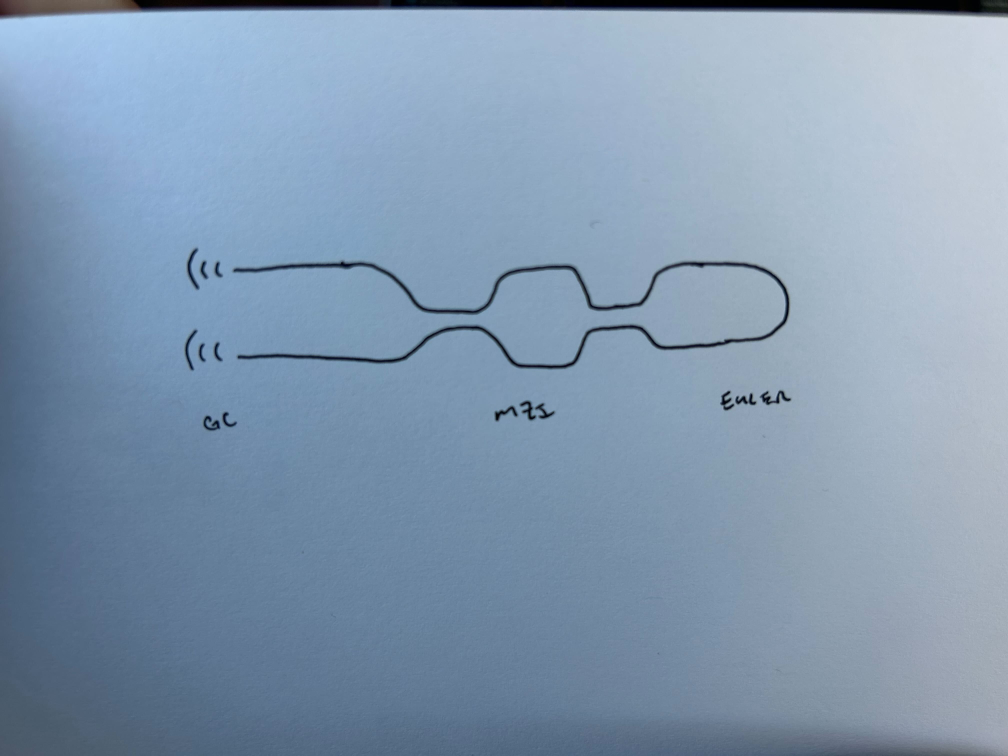
#> input picture vision/example_images/loopback_mirror.jpg, 4032 x 3024 px (shown at 1/4 size)
$ python translator_pipeline.py example_images/loopback_mirror.jpg
#> lines starting #> are read from the running program, lines starting #| are printed output that depends on the picture
### vision/grid_tools.py
"""
Grid utilities for aligning detected shapes.
Includes GridMapper class for converting grid references to pixel coordinates.
"""


class GridMapper:
    """
    Maps grid references (e.g., 'A1', 'C5') to pixel coordinates.
    Uses the same margin calculations as overlay_grid.py for consistency.
    """

    def __init__(self, image_width: int, image_height: int, rows: int = 10, cols: int = 10):
        """
        Initialize the grid mapper.

        Args:
            image_width: Width of the image in pixels
            image_height: Height of the image in pixels
            rows: Number of grid rows (default: 10 for A-J)
            cols: Number of grid columns (default: 10 for 1-10)
        """
        self.image_width = image_width
        self.image_height = image_height
        self.rows = rows
        self.cols = cols

        # Use the same margins as overlay_grid.py
        self.margin_top = 60
        self.margin_bottom = 40
        self.margin_left = 60
        self.margin_right = 40

        # Calculate grid dimensions
        self.grid_width = image_width - self.margin_left - self.margin_right
        self.grid_height = image_height - self.margin_top - self.margin_bottom

        # Calculate cell spacing
        self.x_spacing = self.grid_width / cols
        self.y_spacing = self.grid_height / rows

        # Define valid row letters (A-J for 10 rows)
        self.row_letters = [chr(ord('A') + i) for i in range(rows)]

    # [41 lines left out: function _parse_grid_ref, not called in this run]

    def get_center_of_cell(self, grid_str):
        """
        Parses 'A1' or 'A1_NE' into (x, y) pixels.
        """
        # 1. Split base cell and suffix (e.g., "A1_NE" -> "A1", "NE")
        parts = grid_str.strip().split('_')
        base_cell = parts[0]
        suffix = parts[1] if len(parts) > 1 else "C" # Default to Center

        # 2. Get the base center of the cell (Your existing logic)
        # (Assuming you have logic that turns 'A'->row_index, '1'->col_index)
        row_idx = ord(base_cell[0].upper()) - ord('A')
        col_idx = int(base_cell[1:]) - 1

        cell_width = self.image_width / self.cols
        cell_height = self.image_height / self.rows

        center_x = (col_idx * cell_width) + (cell_width / 2)
        center_y = (row_idx * cell_height) + (cell_height / 2)

        # 3. Apply The Nudge (Sub-grid offset)
        # We move 25% of the cell size in the requested direction
        offset_x = cell_width * 0.25
        offset_y = cell_height * 0.25

        nudge_map = {
            'C':  (0, 0),
            'N':  (0, -offset_y), # Remember: Y is usually 0 at the top in images!
            'S':  (0, offset_y),
            'E':  (offset_x, 0),
            'W':  (-offset_x, 0),
            'NE': (offset_x, -offset_y),
            'NW': (-offset_x, -offset_y),
            'SE': (offset_x, offset_y),
            'SW': (-offset_x, offset_y)
        }

        dx, dy = nudge_map.get(suffix, (0,0))

        return (int(center_x + dx), int(center_y + dy))


# [26 lines that do not run on import are left out]

### vision/overlay_grid.py
"""
Grid overlay utility for vision pipeline.
Draws a 10x10 grid with labeled rows (A-J) and columns (1-10) on images.
"""

import cv2
import numpy as np
from pathlib import Path


def overlay_grid_on_image(input_path: str, output_path: str = None) -> np.ndarray:
    """
    Load an image and overlay a 10x10 grid with labeled margins.

    Args:
        input_path: Path to input image
        output_path: Path to save output image (default: debug_grid_overlay.jpg in same directory)

    Returns:
        Image array with grid overlay
    """
    # Load the image
    img = cv2.imread(input_path)
    if img is None:
        raise ValueError(f"Could not load image from {input_path}")

    # Get image dimensions
    h, w = img.shape[:2]

    # Create a copy to draw on
    img_with_grid = img.copy()

    # Calculate grid spacing
    # Leave margins for labels (top/bottom for rows, left/right for columns)
    margin_top = 60  # Space for row labels (A-J)
    margin_bottom = 40
    margin_left = 60  # Space for column labels (1-10)
    margin_right = 40

    grid_width = w - margin_left - margin_right
    grid_height = h - margin_top - margin_bottom

    # Calculate spacing for 10x10 grid (9 intervals = 10 cells)
    x_spacing = grid_width / 10
    y_spacing = grid_height / 10

    # Draw vertical lines (columns)
    for i in range(11):  # 0 to 10 (11 lines for 10 cells)
        x = int(margin_left + i * x_spacing)
        cv2.line(img_with_grid, (x, margin_top), (x, h - margin_bottom), (0, 0, 255), 2)

    # Draw horizontal lines (rows)
    for i in range(11):  # 0 to 10 (11 lines for 10 cells)
        y = int(margin_top + i * y_spacing)
        cv2.line(img_with_grid, (margin_left, y), (w - margin_right, y), (0, 0, 255), 2)

    # Font settings for large, distinct text
    font = cv2.FONT_HERSHEY_SIMPLEX
    font_scale = 1.2
    font_thickness = 3
    text_color = (255, 0, 0)  # Blue (BGR format)

    # Label columns (1-10) at the top
    for i in range(10):
        col_num = str(i + 1)
        x = int(margin_left + (i + 0.5) * x_spacing)
        y = 40  # Position in top margin

        # Get text size for centering
        (text_w, text_h), baseline = cv2.getTextSize(col_num, font, font_scale, font_thickness)
        x_text = x - text_w // 2

        cv2.putText(img_with_grid, col_num, (x_text, y), font, font_scale, text_color, font_thickness)

    # Label columns (1-10) at the bottom
    for i in range(10):
        col_num = str(i + 1)
        x = int(margin_left + (i + 0.5) * x_spacing)
        y = h - 10  # Position in bottom margin

        # Get text size for centering
        (text_w, text_h), baseline = cv2.getTextSize(col_num, font, font_scale, font_thickness)
        x_text = x - text_w // 2

        cv2.putText(img_with_grid, col_num, (x_text, y), font, font_scale, text_color, font_thickness)

    # Label rows (A-J) on the left
    row_labels = ['A', 'B', 'C', 'D', 'E', 'F', 'G', 'H', 'I', 'J']
    for i in range(10):
        row_label = row_labels[i]
        x = 20  # Position in left margin
        y = int(margin_top + (i + 0.5) * y_spacing)

        # Get text size for centering
        (text_w, text_h), baseline = cv2.getTextSize(row_label, font, font_scale, font_thickness)
        y_text = y + text_h // 2

        cv2.putText(img_with_grid, row_label, (x, y_text), font, font_scale, text_color, font_thickness)

    # Label rows (A-J) on the right
    for i in range(10):
        row_label = row_labels[i]
        x = w - 50  # Position in right margin
        y = int(margin_top + (i + 0.5) * y_spacing)

        # Get text size for centering
        (text_w, text_h), baseline = cv2.getTextSize(row_label, font, font_scale, font_thickness)
        y_text = y + text_h // 2

        cv2.putText(img_with_grid, row_label, (x, y_text), font, font_scale, text_color, font_thickness)

    # Determine output path
    if output_path is None:
        input_path_obj = Path(input_path)
        output_path = str(input_path_obj.parent / "debug_grid_overlay.jpg")

    # Save the result
    cv2.imwrite(output_path, img_with_grid)
    print(f"Grid overlay saved to: {output_path}")

    return img_with_grid


# [19 lines that do not run on import are left out]

### vision/translator_pipeline.py
"""
Main translator pipeline for converting hand-drawn circuit schematics to GDS.
This script orchestrates the vision processing workflow.
"""

import base64
import cv2
import os
import re
import sys
import yaml
from pathlib import Path
from dotenv import load_dotenv
load_dotenv()
api_key = os.getenv("GEMINI_API_KEY")

from overlay_grid import overlay_grid_on_image
from grid_tools import GridMapper
from prompts import GRID_SYSTEM_PROMPT_V3
from reference_library import EXAMPLES

# Grid pitch in microns (distance between grid cells)
# Can be overridden via GRID_PITCH_UM environment variable
GRID_PITCH_UM = float(os.getenv("GRID_PITCH_UM", "200"))


def construct_prompt_with_examples(base_prompt: str) -> str:
    """
    Construct a system prompt by appending few-shot examples from the reference library.

    Args:
        base_prompt: The base system prompt to enhance with examples

    Returns:
        Enhanced prompt string with examples appended
    """
    prompt = base_prompt

    # Append examples section
    prompt += "\n\n### FEW-SHOT REFERENCE EXAMPLES\n"
    prompt += "Study these examples carefully. They demonstrate the correct format and handling of common patterns:\n\n"

    for i, example in enumerate(EXAMPLES, start=1):
        prompt += f"--- Example {i}: {example['name']} ---\n"
        prompt += f"Description: {example['description']}\n\n"
        prompt += "Expected YAML output:\n"
        prompt += example['yaml']
        prompt += "\n\n"

    return prompt


def send_to_vision_model(image_path: str, system_prompt: str = GRID_SYSTEM_PROMPT_V3):
    """
    Send image to Gemini 1.5 Pro vision API.

    Args:
        image_path: Path to the grid-tagged image
        system_prompt: Optional system prompt (default: GRID_SYSTEM_PROMPT from prompts.py)

    Returns:
        Raw string response from the vision model

    Raises:
        FileNotFoundError: If image_path doesn't exist
        ValueError: If API key is not set or other validation errors
        ConnectionError: If API connection fails
    """

    image_path_obj = Path(image_path)
    if not image_path_obj.exists():
        raise FileNotFoundError(f"Image not found: {image_path}")

    # Encode image to base64
    with open(image_path_obj, "rb") as image_file:
        base64_image = base64.b64encode(image_file.read()).decode('utf-8')

    # User prompt as specified
    user_prompt = "Analyze this image. Identify the optical components and their approximate grid locations."

    try:
        from google.genai import Client
    except ImportError:
        raise ImportError("google-genai library not installed. Run: pip install google-genai")

    # Get API key from environment variable
    if not api_key:
        raise ValueError("GEMINI_API_KEY environment variable not set")

    try:
        # Initialize client with API key using context manager for proper cleanup
        with Client(api_key=api_key) as client:
            # Build prompt (Gemini doesn't have separate system/user roles, so combine them)
            full_prompt = user_prompt
            if system_prompt:
                full_prompt = system_prompt

            # Prepare content - decode base64 and create PIL Image
            import PIL.Image
            import io

            image_data = base64.b64decode(base64_image)
            image = PIL.Image.open(io.BytesIO(image_data))

            # Make API call with image and prompt
            response = client.models.generate_content(
                model='gemini-2.5-flash',
                contents=[full_prompt, image]
            )

            # Return raw response text
            if not response.text:
                raise ValueError("Empty response from Gemini API")
            return response.text

    except Exception as e:
        raise ConnectionError(f"API connection error: {str(e)}")


# [134 lines left out: function parse_ai_response, not called in this run]


def main(input_image_path: str = None, output_dir: Path = None):
    """
    Main pipeline workflow.

    Args:
        input_image_path: Path to input image (default: looks for images in input_images/)
        output_dir: Directory to save output (default: debug_output/)
    """
#> called with input_image_path = 'example_images/loopback_mirror.jpg'
    # Set default paths
    if input_image_path is None:
        # Look for images in input_images directory
        input_dir = Path(__file__).parent / "input_images"
        image_files = list(input_dir.glob("*.jpg")) + list(input_dir.glob("*.png"))
        if not image_files:
            raise FileNotFoundError(f"No images found in {input_dir}")
        input_image_path = str(image_files[0])
        print(f"Using first available image: {input_image_path}")

    input_path = Path(input_image_path)
    if not input_path.exists():
        raise FileNotFoundError(f"Input image not found: {input_image_path}")

    # Set output directory
    if output_dir is None:
        output_dir = Path(__file__).parent / "debug_output"
    output_dir.mkdir(parents=True, exist_ok=True)

    # Load image to get dimensions
    img = cv2.imread(str(input_path))
#> img is the input picture: shape (3024, 4032, 3); mean B, G, R 176.1, 152.9, 130.9
    if img is None:
        raise ValueError(f"Could not load image from {input_path}")

    height, width = img.shape[:2]
    print(f"Loaded image: {input_path.name} ({width}x{height} pixels)")
#| Loaded image: loopback_mirror.jpg (4032x3024 pixels)

    # Instantiate GridMapper
    mapper = GridMapper(image_width=width, image_height=height, rows=10, cols=10)

    # Create output path for grid overlay
    output_image_path = output_dir / f"{input_path.stem}_grid_overlay.jpg"

    # Call overlay_grid_on_image to create the tagged image
    print("Overlaying grid on image...")
    tagged_image = overlay_grid_on_image(str(input_path), str(output_image_path))
#> after the loop in overlay_grid_on_image, `for i in range(11):`:
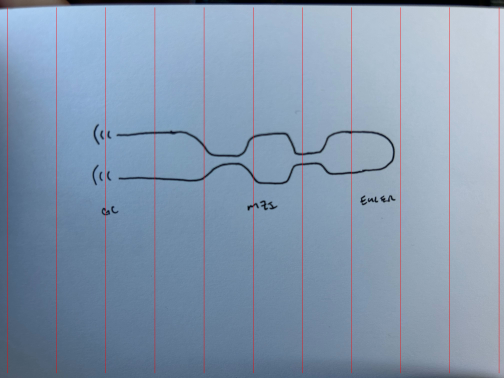
#> img_with_grid: shape (3024, 4032, 3) (shown at 1/8 size); mean B, G, R 174.7, 151.7, 131.9
#> after the loop in overlay_grid_on_image, `for i in range(11):`:
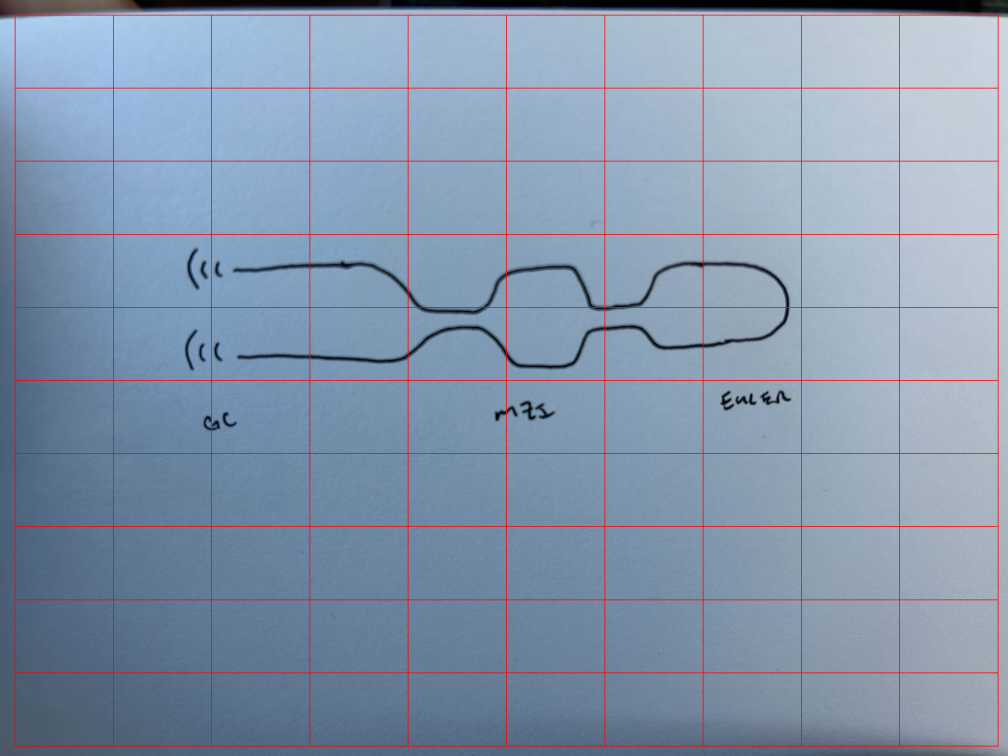
#> img_with_grid: shape (3024, 4032, 3) (shown at 1/4 size); mean B, G, R 172.8, 150.1, 133.2
#> in overlay_grid_on_image, `font = cv2.FONT_HERSHEY_SIMPLEX`: font = 0
#> the loop in overlay_grid_on_image, `for i in range(10):` made 10 passes
#> (text_w, x_text) on passes 1 to 8: (27, 243), (27, 636), (27, 1030), (27, 1423), (27, 1816), (27, 2209), (27, 2602), (27, 2996)
#> the loop in overlay_grid_on_image, `for i in range(10):` made 10 passes
#> (text_w, y_text) on passes 1 to 8: (25, 219), (28, 511), (28, 804), (28, 1096), (26, 1388), (25, 1681), (28, 1973), (29, 2266)

    # Get pixel coordinates for grid cell A1
    x, y = mapper.get_center_of_cell('A1')

    # Print console log
    print(f"Prepared image for AI. Grid Cell A1 corresponds to pixel ({x}, {y})")
#| Prepared image for AI. Grid Cell A1 corresponds to pixel (201, 151)

    # Send to vision model
    print("Sending to vision model...")
    try:
        # Construct enhanced prompt with few-shot examples
        enhanced_prompt = construct_prompt_with_examples(GRID_SYSTEM_PROMPT_V3)
        response = send_to_vision_model(str(output_image_path), system_prompt=enhanced_prompt)
        print("\nVision model response:")
        print("-" * 50)
        print(response)
        print("-" * 50)

        # Save response to file
        response_path = output_dir / f"{input_path.stem}_ai_response.txt"
        with open(response_path, "w", encoding="utf-8") as f:
            f.write(response)
        print(f"\nResponse saved to: {response_path}")

        # Parse and process the AI response
        print("\nParsing AI response...")
        try:
            circuit_dict = parse_ai_response(response, mapper, image_name=input_path.stem)
            print("Successfully parsed and processed circuit data.")
        except ValueError as e:
            print(f"Warning: Failed to parse AI response: {e}")
            print("Raw response saved, but YAML processing skipped.")

    except (ConnectionError, ValueError, ImportError, FileNotFoundError) as e:
        print(f"Warning: Vision model API call failed: {e}")
        print("Continuing without AI analysis...")
        response = None

    print("Pipeline completed successfully!")
    return str(output_image_path)


if __name__ == "__main__":
    # Allow command-line argument for image path
    if len(sys.argv) > 1:
        image_path = sys.argv[1]
    else:
        image_path = None

    try:
        result_path = main(image_path)
        print(f"\nOutput saved to: {result_path}")
    except Exception as e:
        print(f"Error: {e}", file=sys.stderr)
        sys.exit(1)

$ run again, on vision/example_images/ring_resonator_with_add_drop.jpg
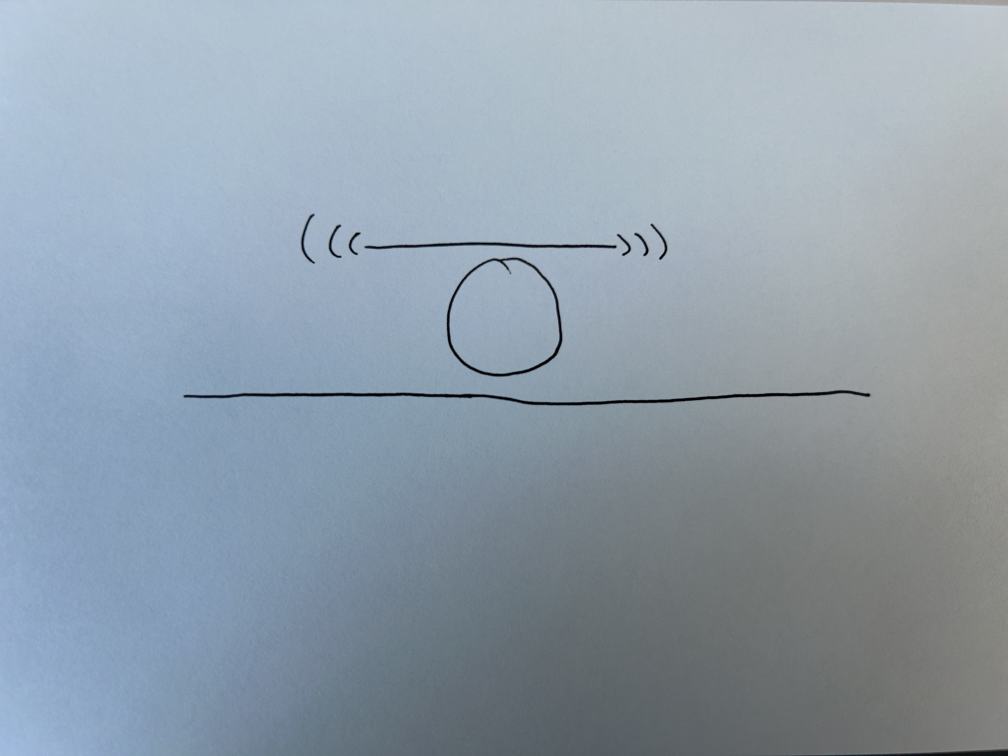
#> input picture vision/example_images/ring_resonator_with_add_drop.jpg, 4032 x 3024 px (shown at 1/4 size)
#> in main, img is the input picture: shape (3024, 4032, 3); mean B, G, R 170.9, 158.5, 144.8
#| Loaded image: ring_resonator_with_add_drop.jpg (4032x3024 pixels)
#> after the loop in overlay_grid_on_image, `for i in range(11):`:
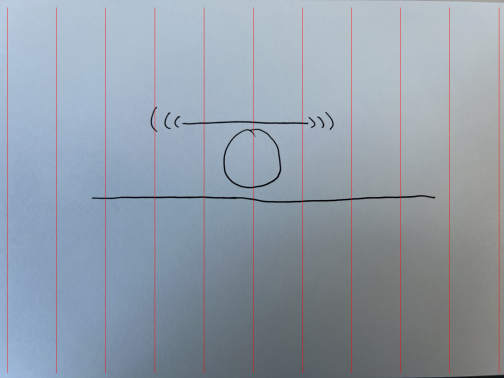
#> img_with_grid: shape (3024, 4032, 3) (shown at 1/8 size); mean B, G, R 169.5, 157.3, 145.7
#> after the loop in overlay_grid_on_image, `for i in range(11):`:
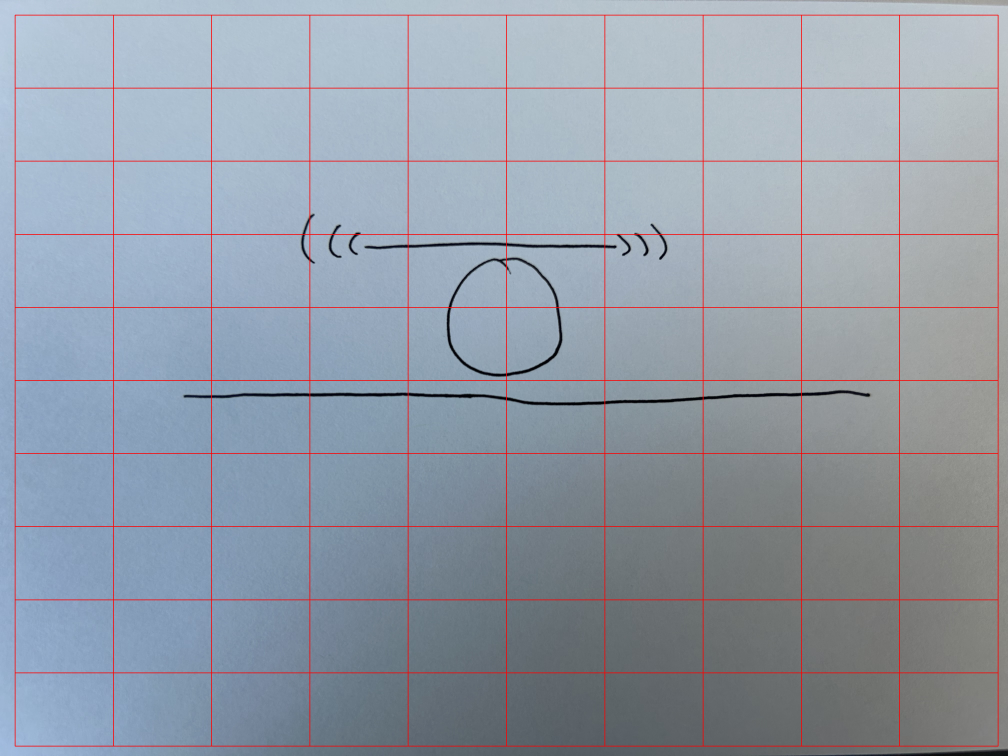
#> img_with_grid: shape (3024, 4032, 3) (shown at 1/4 size); mean B, G, R 167.7, 155.6, 146.9
#> font = 0
#> the loop in overlay_grid_on_image, `for i in range(10):` made 10 passes
#> (text_w, x_text) on passes 1 to 8: (27, 243), (27, 636), (27, 1030), (27, 1423), (27, 1816), (27, 2209), (27, 2602), (27, 2996)
#> the loop in overlay_grid_on_image, `for i in range(10):` made 10 passes
#> (text_w, y_text) on passes 1 to 8: (25, 219), (28, 511), (28, 804), (28, 1096), (26, 1388), (25, 1681), (28, 1973), (29, 2266)
#| Prepared image for AI. Grid Cell A1 corresponds to pixel (201, 151)
